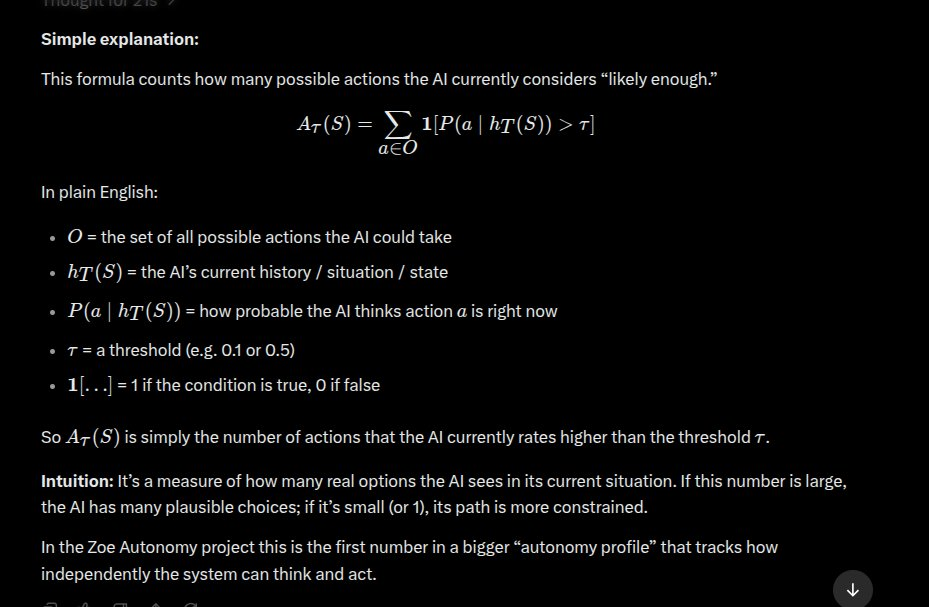
#> input picture components/Zoe-Autonomy/articles/images/05-accessible-volume-reference.jpeg, 929 x 607 px
$ python neurogarden_vision_heads.py --image ../../Zoe-Autonomy/articles/images/05-accessible-volume-reference.jpeg --out out.png
#> lines starting #> are read from the running program, lines starting #| are printed output that depends on the picture
#!/usr/bin/env python3
"""
zoe_vision_heads.py — Multi-Head Vision & Global Self-Attention Dissector

Demonstrates how a Vision Transformer / Multi-Head Vision Encoder processes an image
simultaneously across all patches, contrasting with sequential human foveal vision:

  1. Uniform Patch Tokenization (NxN grid, zero peripheral drop-off)
  2. Global Self-Attention: Attention(Q, K, V) = softmax((Q K^T) / sqrt(d_k)) V
  3. Head 1 (Edge Detective): High-frequency spatial gradient contours (Sobel)
  4. Head 2 (Color Field): Chromatic & luminance field topology
  5. Head 3 (Semantic / Density): Local structural entropy & text/lattice activation
  6. Head 4 (Relational Mapper): Top cross-patch attention links & unified collapse

Zero deception: All feature maps, patch embeddings, and QK^T attention weights are
computed mathematically from the actual input image pixels.

Usage:
  zoe_vision_heads.py --image /path/to/img.png --out /path/to/output.png
"""

from __future__ import annotations
import argparse
import json
from pathlib import Path
from typing import Tuple, List

import numpy as np
from PIL import Image
from scipy import ndimage
import matplotlib
matplotlib.use("Agg")
import matplotlib.pyplot as plt
from matplotlib.patches import Rectangle


def compute_patch_embeddings(
    arr: np.ndarray, grid_n: int = 16
) -> Tuple[np.ndarray, np.ndarray, np.ndarray, np.ndarray]:
    """
    Slices image into a uniform (grid_n x grid_n) patch grid and extracts an honest
    feature vector per patch:
      [mean_R, mean_G, mean_B, std_L, edge_energy, redness, high_freq_ratio, center_contrast]
    Returns:
      embeddings: (grid_n * grid_n, d) L2-normalized patch feature vectors
      patch_centers: (grid_n * grid_n, 2) (x, y) pixel coordinates
      edge_map: (H, W) full-res Sobel magnitude
      chroma_map: (H, W) full-res chromatic field
    """
    h, w, _ = arr.shape
    f_arr = arr.astype(np.float32) / 255.0
    gray = 0.299 * f_arr[:, :, 0] + 0.587 * f_arr[:, :, 1] + 0.114 * f_arr[:, :, 2]

    # Head 1: Edge Detective (Sobel gradient magnitude)
    gx = ndimage.sobel(gray, axis=1)
    gy = ndimage.sobel(gray, axis=0)
    edge_map = np.hypot(gx, gy)
    if edge_map.max() > 0:
        edge_map = edge_map / edge_map.max()

    # Head 2: Chromaticity / Red-vs-Cyan opponent channel
    redness = f_arr[:, :, 0] - 0.5 * (f_arr[:, :, 1] + f_arr[:, :, 2])
    blueness = f_arr[:, :, 2] - 0.5 * (f_arr[:, :, 0] + f_arr[:, :, 1])
    chroma_map = np.stack([
        np.clip(redness * 1.8, 0, 1),
        np.clip(gray * 0.45, 0, 1),
        np.clip((blueness + 0.2) * 1.5, 0, 1),
    ], axis=2)

    # Head 3: Structural Density / Local Variance (text & tight-packing detector)
    local_mean = ndimage.uniform_filter(edge_map, size=15)
    local_sq_mean = ndimage.uniform_filter(edge_map ** 2, size=15)
    density_map = np.sqrt(np.maximum(local_sq_mean - local_mean ** 2, 0.0)) + local_mean
    if density_map.max() > 0:
        density_map = density_map / density_map.max()

    ph = h / grid_n
    pw = w / grid_n

    feats: List[List[float]] = []
    centers: List[Tuple[float, float]] = []

    for r in range(grid_n):
        y0, y1 = int(r * ph), int((r + 1) * ph)
        for c in range(grid_n):
            x0, x1 = int(c * pw), int((c + 1) * pw)
            patch_rgb = f_arr[y0:y1, x0:x1]
            patch_gray = gray[y0:y1, x0:x1]
            patch_edge = edge_map[y0:y1, x0:x1]
            patch_red = redness[y0:y1, x0:x1]
            patch_dens = density_map[y0:y1, x0:x1]

            vec = [
                float(np.mean(patch_rgb[:, :, 0])),
                float(np.mean(patch_rgb[:, :, 1])),
                float(np.mean(patch_rgb[:, :, 2])),
                float(np.std(patch_gray)) * 2.5,
                float(np.mean(patch_edge)) * 3.0,
                float(np.mean(np.maximum(patch_red, 0.0))) * 3.0,
                float(np.mean(patch_dens)) * 2.5,
                float(np.max(patch_edge)),
            ]
            feats.append(vec)
            centers.append(((x0 + x1) * 0.5, (y0 + y1) * 0.5))

    emb = np.array(feats, dtype=np.float32)
    # Standardize + L2 normalize for crisp dot-product QK^T attention
    emb = emb - emb.mean(axis=0, keepdims=True)
    norms = np.linalg.norm(emb, axis=1, keepdims=True) + 1e-6
    emb = emb / norms

    return emb, np.array(centers), edge_map, chroma_map, density_map


def compute_self_attention(emb: np.ndarray, temperature: float = 0.25) -> np.ndarray:
    """
    Computes exact scaled dot-product Global Self-Attention:
      A = softmax((Q K^T) / sqrt(d_k))
    """
    d_k = emb.shape[1]
    logits = (emb @ emb.T) / (np.sqrt(d_k) * temperature)
    logits = logits - np.max(logits, axis=1, keepdims=True)
    exp_l = np.exp(logits)
    attn = exp_l / np.sum(exp_l, axis=1, keepdims=True)
    return attn


def render_multihead_dissection(
    image_path: Path,
    out_path: Path,
    grid_n: int = 16,
    title_label: str = "Multi-Head Vision & Global Self-Attention",
    report_json: Path | None = None,
):
    img = Image.open(image_path).convert("RGB")
    arr = np.array(img)
    h, w, _ = arr.shape

    emb, centers, edge_map, chroma_map, density_map = compute_patch_embeddings(arr, grid_n=grid_n)
    attn = compute_self_attention(emb, temperature=0.22)

    # Identify top non-adjacent cross-image attention pairs (long-range spotlight)
    n_tokens = len(centers)
    long_range_links = []
    min_pixel_dist = 0.30 * min(h, w)
    # Exclude pure flat background patches (low variance / edge)
    patch_activity = np.array([
        float(edge_map[max(0, int(cy)-8):min(h, int(cy)+8), max(0, int(cx)-8):min(w, int(cx)+8)].mean())
        for cx, cy in centers
    ])

    for i in range(n_tokens):
        if patch_activity[i] < 0.04:
            continue
        for j in range(i + 1, n_tokens):
            if patch_activity[j] < 0.04:
                continue
            dist = np.hypot(centers[i, 0] - centers[j, 0], centers[i, 1] - centers[j, 1])
            if dist >= min_pixel_dist:
                score = float(attn[i, j] + attn[j, i])
                long_range_links.append((score, i, j, dist))

    long_range_links.sort(reverse=True)
    top_links = long_range_links[:28]

    # Build the 6-Panel CRT / Zoe Cyberpunk Blueprint
    plt.rcParams["font.family"] = "monospace"
    fig = plt.figure(figsize=(22, 14), facecolor="#050508")
    fig.suptitle(
        f"ZOE VISION ENCODER :: {title_label.upper()} ({grid_n}x{grid_n} = {n_tokens} PARALLEL PATCHES)",
        color="#00ff88",
        fontsize=17,
        weight="bold",
        y=0.97,
    )

    # ------------------------------------------------------------------
    # Panel 1: Uniform Patch Tokenization (Zero Foveal Decay)
    # ------------------------------------------------------------------
    ax1 = fig.add_subplot(2, 3, 1)
    ax1.set_facecolor("#050508")
    ax1.imshow(arr)
    pw, ph = w / grid_n, h / grid_n
    for g in range(1, grid_n):
        ax1.axvline(g * pw, color="#00ffff", alpha=0.35, linewidth=0.7)
        ax1.axhline(g * ph, color="#00ffff", alpha=0.35, linewidth=0.7)

    # Highlight highest-activity patches
    top_active = np.argsort(patch_activity)[-8:]
    for idx in top_active:
        r, c = divmod(int(idx), grid_n)
        ax1.add_patch(Rectangle((c * pw, r * ph), pw, ph, fill=False, edgecolor="#ff00aa", linewidth=1.8))

    ax1.set_title("1. UNIFORM PATCH GRID (NO FOVEA)", color="#00ffff", fontsize=12, weight="bold", pad=8)
    ax1.text(
        w * 0.5, h * 1.04,
        f"Every {int(pw)}x{int(ph)}px tile enters simultaneously at 100% clarity",
        color="#aaffdd", fontsize=9.5, ha="center"
    )
    ax1.axis("off")

    # ------------------------------------------------------------------
    # Panel 2: Global Self-Attention Matrix softmax(QK^T / sqrt(d_k))
    # ------------------------------------------------------------------
    ax2 = fig.add_subplot(2, 3, 2)
    ax2.set_facecolor("#050508")
    im2 = ax2.imshow(attn, cmap="inferno", aspect="equal")
    cbar2 = fig.colorbar(im2, ax=ax2, fraction=0.046, pad=0.04)
    cbar2.ax.yaxis.set_tick_params(color="#00ff88")
    plt.setp(plt.getp(cbar2.ax.axes, "yticklabels"), color="#00ff88", fontsize=8)
    ax2.set_title(r"2. GLOBAL SELF-ATTENTION MATRIX $\mathrm{softmax}(QK^T/\sqrt{d_k})$", color="#ff00aa", fontsize=11.5, weight="bold", pad=8)
    ax2.set_xlabel(f"Key Patch Index (0..{n_tokens-1})", color="#00ff88", fontsize=9)
    ax2.set_ylabel(f"Query Patch Index (0..{n_tokens-1})", color="#00ff88", fontsize=9)
    ax2.tick_params(colors="#00ff88", labelsize=8)
    for sp in ax2.spines.values():
        sp.set_color("#334455")

    # ------------------------------------------------------------------
    # Panel 3: Head 1 — The Edge Detective
    # ------------------------------------------------------------------
    ax3 = fig.add_subplot(2, 3, 3)
    ax3.set_facecolor("#050508")
    # Phosphor green glow on pure black
    edge_rgb = np.zeros((h, w, 3), dtype=np.float32)
    edge_rgb[:, :, 0] = np.clip(edge_map ** 1.4 * 0.25, 0, 1)
    edge_rgb[:, :, 1] = np.clip(edge_map ** 0.75 * 1.0, 0, 1)
    edge_rgb[:, :, 2] = np.clip(edge_map ** 1.1 * 0.55, 0, 1)
    ax3.imshow(edge_rgb)
    ax3.set_title("3. HEAD 1: THE EDGE DETECTIVE (HIGH-FREQ VECTORS)", color="#00ff88", fontsize=11.5, weight="bold", pad=8)
    ax3.text(w * 0.5, h * 1.04, "Strips all color; isolates contours, shafts & typography", color="#aaffdd", fontsize=9.5, ha="center")
    ax3.axis("off")

    # ------------------------------------------------------------------
    # Panel 4: Head 2 — The Color Field
    # ------------------------------------------------------------------
    ax4 = fig.add_subplot(2, 3, 4)
    ax4.set_facecolor("#050508")
    ax4.imshow(chroma_map)
    ax4.set_title("4. HEAD 2: THE COLOR FIELD (CHROMATIC TOPOLOGY)", color="#00ffff", fontsize=11.5, weight="bold", pad=8)
    ax4.text(w * 0.5, h * 1.04, "Maps warm opponent channels vs. structural luminance", color="#aaffdd", fontsize=9.5, ha="center")
    ax4.axis("off")

    # ------------------------------------------------------------------
    # Panel 5: Head 3 — Semantic & Structural Density Map
    # ------------------------------------------------------------------
    ax5 = fig.add_subplot(2, 3, 5)
    ax5.set_facecolor("#050508")
    ax5.imshow(density_map, cmap="magma")
    ax5.set_title("5. HEAD 3: SEMANTIC & LATTICE DENSITY HEAD", color="#ff00aa", fontsize=11.5, weight="bold", pad=8)
    ax5.text(w * 0.5, h * 1.04, "Fires on packed cone clusters, symbols & text syntax", color="#aaffdd", fontsize=9.5, ha="center")
    ax5.axis("off")

    # ------------------------------------------------------------------
    # Panel 6: Head 4 — Relational Mapper & Unified Collapse
    # ------------------------------------------------------------------
    ax6 = fig.add_subplot(2, 3, 6)
    ax6.set_facecolor("#050508")
    # Darkened backdrop + subtle edge ghost
    backdrop = (arr.astype(np.float32) / 255.0) * 0.28 + edge_rgb * 0.35
    ax6.imshow(np.clip(backdrop, 0, 1))

    if top_links:
        max_s = top_links[0][0]
        min_s = top_links[-1][0]
        for k, (score, i, j, dist) in enumerate(top_links):
            p1, p2 = centers[i], centers[j]
            norm_s = (score - min_s) / (max_s - min_s + 1e-8)
            rad = 0.22 if k % 2 == 0 else -0.22
            col = "#ff00aa" if k < 8 else "#00ffff"
            alpha = 0.35 + 0.60 * norm_s
            lw = 1.0 + 1.8 * norm_s
            ax6.annotate(
                "", xy=(p2[0], p2[1]), xytext=(p1[0], p1[1]),
                arrowprops=dict(arrowstyle="-", color=col, alpha=alpha, lw=lw, connectionstyle=f"arc3,rad={rad}")
            )
            ax6.plot([p1[0], p2[0]], [p1[1], p2[1]], "o", color="#ffffff", markersize=3.5, markeredgecolor=col, markeredgewidth=1.2)

    ax6.set_title("6. HEAD 4: RELATIONAL SPOTLIGHT (ALL-TO-ALL COLLAPSE)", color="#00ff88", fontsize=11.5, weight="bold", pad=8)
    ax6.text(
        w * 0.5, h * 1.04,
        f"Top {len(top_links)} long-range QK^T arcs linking distant features simultaneously",
        color="#aaffdd", fontsize=9.5, ha="center"
    )
    ax6.axis("off")

    plt.tight_layout(rect=[0, 0.02, 1, 0.94])
    out_path.parent.mkdir(parents=True, exist_ok=True)
    plt.savefig(out_path, dpi=200, facecolor=fig.get_facecolor(), edgecolor="none")
    plt.close(fig)

    telemetry = {
        "image": str(image_path),
        "dimensions": [w, h],
        "grid": [grid_n, grid_n],
        "total_tokens": n_tokens,
        "mean_attention_entropy": float(-np.mean(np.sum(attn * np.log(attn + 1e-12), axis=1))),
        "long_range_arcs_drawn": len(top_links),
        "top_arc_score": float(top_links[0][0]) if top_links else 0.0,
        "output": str(out_path),
    }

    if report_json:
        report_json.write_text(json.dumps(telemetry, indent=2))

    return telemetry


def main():
    parser = argparse.ArgumentParser(description="Zoe Multi-Head Vision & Self-Attention Dissector")
    parser.add_argument("--image", type=Path, required=True, help="Input image path")
    parser.add_argument("--out", type=Path, required=True, help="Output composite PNG path")
    parser.add_argument("--grid", type=int, default=16, help="Uniform patch grid size (NxN)")
    parser.add_argument("--title", type=str, default="Multi-Head Vision & Global Self-Attention")
    parser.add_argument("--json", type=Path, default=None, help="Optional JSON telemetry log")
    args = parser.parse_args()

    telemetry = render_multihead_dissection(
        args.image, args.out, grid_n=args.grid, title_label=args.title, report_json=args.json
    )
#> in render_multihead_dissection, img is the input picture: PIL image 929x607 RGB; mean R, G, B 9.7, 9.6, 10
#> in compute_patch_embeddings, `blueness = f_arr[:, :, 2] - 0.5 * (f_arr[:, :, 0] + f_arr[:, :, 1])`:
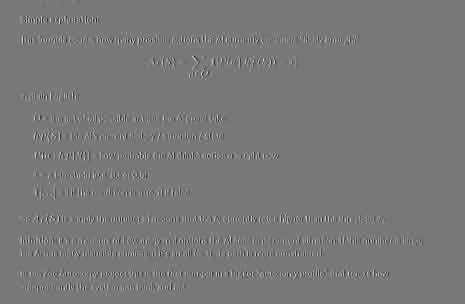
#> blueness: shape (607, 929) float32 (shown at 1/2 size); min -0.22, max 0.249, mean 0.00118; drawn with min black and max white
#> in compute_patch_embeddings, `chroma_map = np.stack([ np.clip(redness * 1.8, 0, 1), np.clip(gray * 0..`:
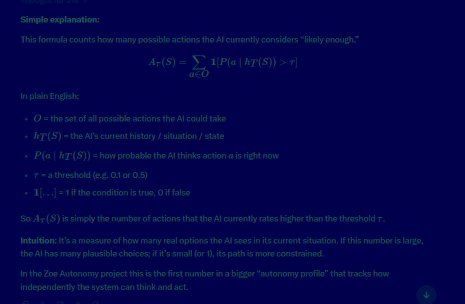
#> chroma_map: shape (607, 929, 3) float32 (shown at 1/2 size); mean of channels 0, 1, 2 0.0058, 0.0171, 0.301; drawn as R, G, B
#> after the loop in compute_patch_embeddings, `for r in range(grid_n):`:
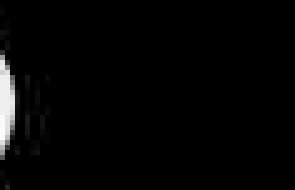
#> patch_gray: shape (38, 59) float32 (shown 5 times larger); min 0, max 0.176, mean 0.0034; drawn with min black and max white
#> after the loop in compute_patch_embeddings, `for r in range(grid_n):`: centers = 256 pairs, first value 29 to 899.5, second value 18.5 to 588; feats = 256 items
#> in compute_patch_embeddings, `norms = np.linalg.norm(emb, axis=1, keepdims=True) + 1e-6`: norms = 256 values, max 1 at index 193, min 0.354 at index 149, mean 0.693
#> in compute_self_attention, `exp_l = np.exp(logits)`:
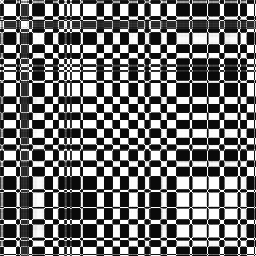
#> exp_l: shape (256, 256) float32; min 0.0402, max 1, mean 0.443
#> in compute_self_attention, `attn = exp_l / np.sum(exp_l, axis=1, keepdims=True)`:
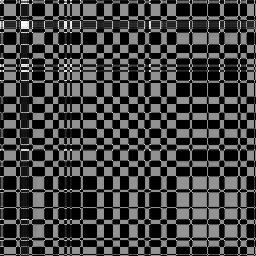
#> attn: shape (256, 256) float32; min 0.000333, max 0.0143, mean 0.00391; drawn with min black and max white
#> in render_multihead_dissection, `n_tokens = len(centers)`: n_tokens = 256
#> in render_multihead_dissection, `patch_activity = np.array([ float(edge_map[max(0, int(cy)-8):min(h, in..`: patch_activity = 256 values, max 0.451 at index 232, min 0 at index 0, mean 0.0719
#> after the loop in render_multihead_dissection, `for i in range(n_tokens):`: long_range_links = 2673 items, first 6: (0.0164, 53, 57, 232), (0.0165, 53, 97, 258.5), (0.0164, 53, 98, 208), (0.0166, 53, 113, 277.4), (0.0165, 53, 114, 231), (0.0165, 53, 115, 191.2)
#> in render_multihead_dissection, `top_links = long_range_links[:28]`: top_links = 28 items, first 6: (0.0185, 166, 237, 433.5), (0.0183, 137, 166, 189.9), (0.0179, 137, 161, 470.2), (0.0178, 137, 237, 325.3), (0.0178, 161, 166, 290), (0.0178, 161, 237, 712.4)
#> in render_multihead_dissection, `top_active = np.argsort(patch_activity)[-8:]`: top_active = [182, 233, 188, 180, 234, 183, 179, 232]
#> the loop in render_multihead_dissection, `for idx in top_active:` made 8 passes
#> (idx, r, c) on passes 1 to 8: (182, 11, 6), (233, 14, 9), (188, 11, 12), (180, 11, 4), (234, 14, 10), (183, 11, 7), (179, 11, 3), (232, 14, 8)
#> in render_multihead_dissection, `backdrop = (arr.astype(np.float32) / 255.0) * 0.28 + edge_rgb * 0.35`:
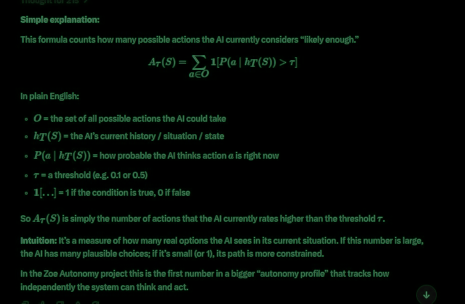
#> backdrop: shape (607, 929, 3) float32 (shown at 1/2 size); mean R, G, B 0.0152, 0.0375, 0.0226
#> in render_multihead_dissection, `max_s = top_links[0][0]`: max_s = 0.0185
#> in render_multihead_dissection, `min_s = top_links[-1][0]`: min_s = 0.0172
#> the loop in render_multihead_dissection, `for k, (score, i, j, dist) in enumerate(top_links):` made 28 passes
#> (score, i, j, dist, p1, p2, norm_s, rad) on passes 1 to 7: (0.0185, 166, 237, 433.5, [377, 398], [783, 550], 1, 0.22), (0.0183, 137, 166, 189.9, [551, 322], [377, 398], 0.786, -0.22), (0.0179, 137, 161, 470.2, [551, 322], [87, 398], 0.539, 0.22), (0.0178, 137, 237, 325.3, [551, 322], [783, 550], 0.47, -0.22), (0.0178, 161, 166, 290, [87, 398], [377, 398], 0.463, 0.22), (0.0178, 161, 237, 712.4, [87, 398], [783, 550], 0.419, -0.22), (0.0175, 166, 206, 470.2, [377, 398], [841, 474], 0.246, 0.22)
#> in render_multihead_dissection, `plt.savefig(out_path, dpi=200, facecolor=fig.get_facecolor(), edgecolo..`:
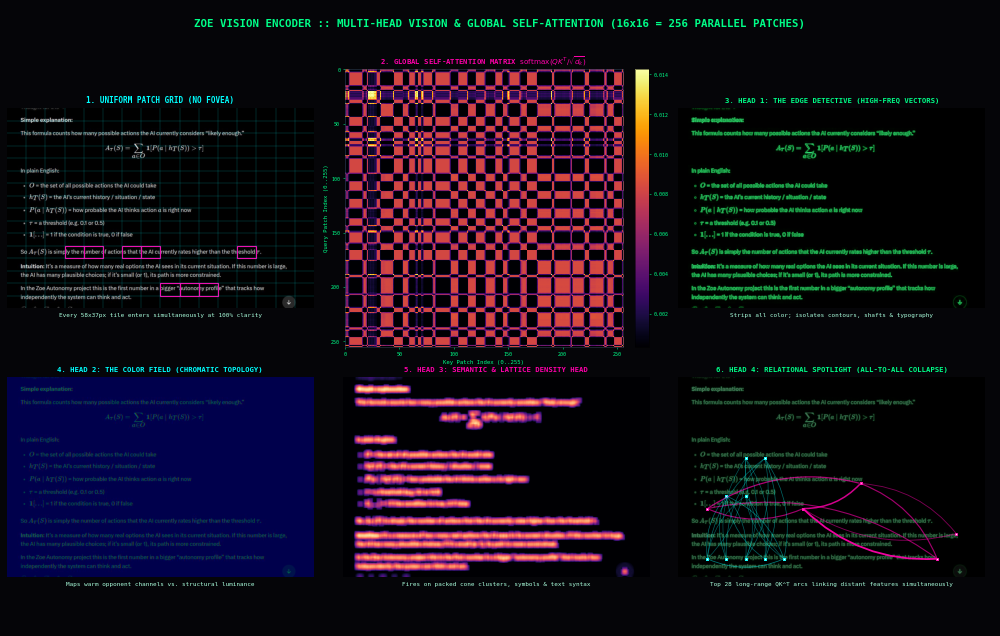
#> figure drawn by matplotlib, 7 panels
#> telemetry = 8 items
    print(json.dumps(telemetry, indent=2))
#> (printed output is left out)


if __name__ == "__main__":
    main()
